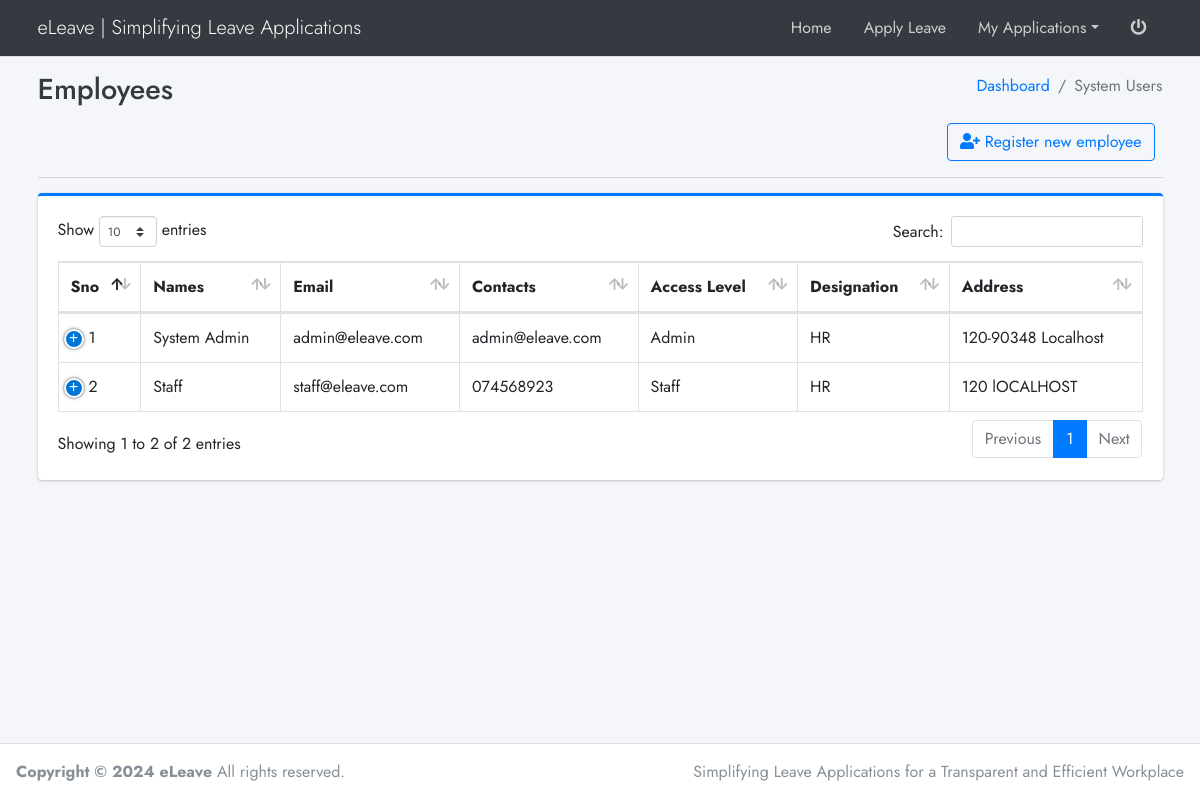
The page /views/employees.php (signed in) on the database its author committed.
### tables this page shows
CREATE TABLE `users` (
  `user_id` int(200) NOT NULL,
  `user_names` varchar(200) NOT NULL,
  `user_email` varchar(200) NOT NULL,
  `user_password` varchar(200) NOT NULL,
  `user_access_level` varchar(200) NOT NULL,
  `user_contacts` varchar(200) NOT NULL,
  `user_designation` varchar(200) NOT NULL,
  `user_address` varchar(200) NOT NULL
);

### views/employees.php (the view, shortened to what this page needs)
<?php
require_once('../config/config.php');
require_once('../partials/head.php');
?>
<body class="hold-transition layout-top-nav">
    <div class="wrapper">
        <?php require_once('../partials/navbar.php'); ?>
        <div class="content-wrapper">
            <div class="content-header">
                <div class="container">
                    <div class="row mb-2">
                        <div class="col-sm-6">
                            <h1 class="m-0 text-dark">Employees</h1>
                        </div>
                        <div class="col-sm-6">
                            <ol class="breadcrumb float-sm-right">
                                <li class="breadcrumb-item"><a href="dashboard">Dashboard</a></li>
                                <li class="breadcrumb-item active">System Users</li>
                            </ol>
                        </div>
                    </div>
                    <div class="card-header p-2">
                        <h3 class="text-right">
                            <button type="button" data-toggle="modal" data-target="#add_modal" class="btn btn-outline-primary">
                                <i class="fas fa-user-plus"></i> Register new employee
                            </button>
                        </h3>
                    </div>
                </div>
            </div>
            <section class="content">
                <div class="container">
                    <div class="row">
                        <div class="col-md-12">
                            <div class="card card-primary card-outline">
                                <div class="card-body">
                                    <div class="row">
                                        <div class="col-md-12">
                                            <table class="table table-bordered text-truncate data_table" style="border-collapse: collapse; border-spacing: 0; width: 100%;">
                                                <thead>
                                                    <tr>
                                                        <th>Sno</th>
                                                        <th>Names</th>
                                                        <th>Email</th>
                                                        <th>Contacts</th>
                                                        <th>Access Level</th>
                                                        <th>Designation</th>
                                                        <th>Address</th>
                                                    </tr>
                                                </thead>
                                                <tbody>
                                                    <?php
                                                    $users_sql = mysqli_query(
                                                        $mysqli,
                                                        "SELECT * FROM users"
                                                    );
                                                    $cnt = 1;
                                                    if (mysqli_num_rows($users_sql) > 0) {
                                                        while ($users = mysqli_fetch_array($users_sql)) {
                                                    ?>
                                                            <tr>
                                                                <td>
                                                                    <?php echo $cnt; ?>
                                                                </td>
                                                                <td>
                                                                    <?php echo $users['user_names']; ?>
                                                                </td>
                                                                <td>
                                                                    <?php echo $users['user_email']; ?>
                                                                </td>
                                                                <td>
                                                                    <?php echo $users['user_contacts']; ?>
                                                                </td>
                                                                <td>
                                                                    <?php echo $users['user_access_level']; ?>
                                                                </td>
                                                                <td>
                                                                    <?php echo $users['user_designation']; ?>
                                                                </td>
                                                                <td>
                                                                    <?php echo $users['user_address']; ?>
                                                                </td>
                                                            </tr>
                                                    <?php
                                                            $cnt = $cnt + 1;
                                                        }
                                                    } ?>
                                                </tbody>
                                            </table>
                                        </div>
                                    </div>
                                </div>
                            </div>
                        </div>
                    </div>
                </div>
            </section>
        </div>
        <?php require_once('../partials/footer.php'); ?>
    </div>
</body>
</html>

### partials/head.php (shortened to what this page needs)
<!DOCTYPE html>
<html>
<head>
    <link rel="stylesheet" href="../public/plugins/fontawesome-free/css/all.min.css">
    <link rel="stylesheet" href="../public/css/adminlte.min.css">
    <link rel="stylesheet" href="../public/plugins/select2/css/select2.min.css">
    <link rel="stylesheet" href="../public/plugins/select2-bootstrap4-theme/select2-bootstrap4.min.css">
    <link rel="stylesheet" href="../public/plugins/sweetalert2-theme-bootstrap-4/bootstrap-4.min.css">
    <link rel="stylesheet" href="../public/plugins/toastr/toastr.min.css">
    <link rel="stylesheet" href="../public/plugins/datatables-buttons/css/buttons.bootstrap4.min.css">
    <link rel="stylesheet" href="../public/plugins/daterangepicker/daterangepicker.css">
    <link rel="stylesheet" href="../public/plugins/datatables-bs4/css/dataTables.bootstrap4.min.css">
    <link rel="stylesheet" href="../public/plugins/datatables-responsive/css/responsive.bootstrap4.min.css">
</head>

### partials/navbar.php (shortened to what this page needs)
<nav class="main-header navbar navbar-expand-md navbar-light navbar-dark">
    <div class="container">
        <a href="dashboard" class="navbar-brand">
            <span class="brand-text font-weight-light">eLeave | Simplifying Leave Applications</span>
        </a>
        <ul class="order-1 order-md-3 navbar-nav navbar-no-expand ml-auto">
            <?php if ($_SESSION['user_access_level'] == 'Admin') { ?>
                <li class="nav-item">
                    <a href="dashboard" class="nav-link">Home</a>
                </li>
                <li class="nav-item">
                    <a href="employees" class="nav-link">
                        Employees
                    </a>
                </li>
                <li class="nav-item dropdown">
                    <a id="dropdownSubMenu1" href="#" data-toggle="dropdown" aria-haspopup="true" aria-expanded="false" class="nav-link dropdown-toggle">Leave Applications</a>
                    <ul aria-labelledby="dropdownSubMenu1" class="dropdown-menu border-0 shadow">
                        <li><a href="leave_apply" class="dropdown-item">Apply </a></li>
                        <li><a href="leave_applications?category=Pending" class="dropdown-item">Pending Approval </a></li>
                        <li><a href="leave_applications?category=Approved" class="dropdown-item">Approved </a></li>
                        <li><a href="leave_applications?category=Declined" class="dropdown-item">Declined </a></li>
                    </ul>
                </li>
                <li class="nav-item dropdown">
                    <a id="dropdownSubMenu1" href="#" data-toggle="dropdown" aria-haspopup="true" aria-expanded="false" class="nav-link dropdown-toggle">Reports</a>
                    <ul aria-labelledby="dropdownSubMenu1" class="dropdown-menu border-0 shadow">
                        <li><a href="reports_employees" class="dropdown-item">Employees </a></li>
                        <li><a href="reports_applications?category=Pending" class="dropdown-item">Pending Approval </a></li>
                        <li><a href="reports_applications?category=Approved" class="dropdown-item">Approved </a></li>
                        <li><a href="reports_applications?category=Declined" class="dropdown-item">Declined </a></li>
                    </ul>
                </li>
            <?php } else { ?>
                <li class="nav-item">
                    <a href="dashboard" class="nav-link">Home</a>
                </li>
                <li class="nav-item">
                    <a href="leave_apply" class="nav-link">Apply Leave</a>
                </li>
                <li class="nav-item dropdown">
                    <a id="dropdownSubMenu1" href="#" data-toggle="dropdown" aria-haspopup="true" aria-expanded="false" class="nav-link dropdown-toggle">My Applications</a>
                </li>
            <?php } ?>
            <li class="nav-item">
                <a class="nav-link" href="logout">
                    <i class="fas fa-power-off"></i>
                </a>
            </li>
        </ul>
    </div>
</nav>

### partials/footer.php
<footer class="main-footer">
    <div class="float-right d-none d-sm-inline">
        Simplifying Leave Applications for a Transparent and Efficient Workplace
    </div>
    <strong>Copyright &copy; <?php echo date('Y'); ?> eLeave</strong> All rights reserved.
</footer>

### rows shown on the page
users: user_names "System Admin", user_email "admin@eleave.com", user_contacts "admin@eleave.com", user_access_level "Admin", user_designation "HR", user_address "120-90348 Localhost"
users: user_names "Staff", user_email "staff@eleave.com", user_contacts "074568923", user_access_level "Staff", user_designation "HR", user_address "120 lOCALHOST"
